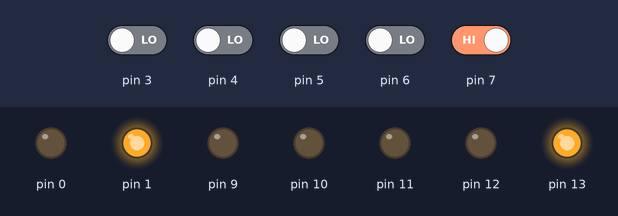
The sketch below on a simulated Arduino Uno, built with avr-gcc and run on an emulated ATmega328P. On the bench: output pins drawn as LEDs (lit = HIGH). Inputs (shaded band) come from the test bench; at power-on: pin 7 HIGH, pin 3–6 LOW. Random numbers use the default seed unless the sketch sets one.

Above: at 2.6 s.
2.7 s: pin 3 driven HIGH and pin 7 driven LOW
At 3.6 s:
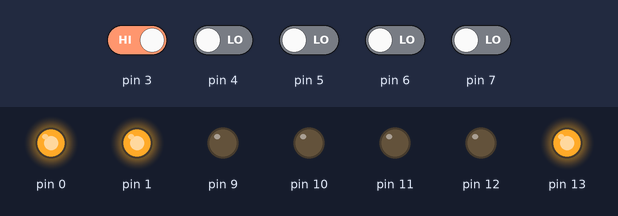
4.2 s: pin 3 driven LOW
At 6.9 s:
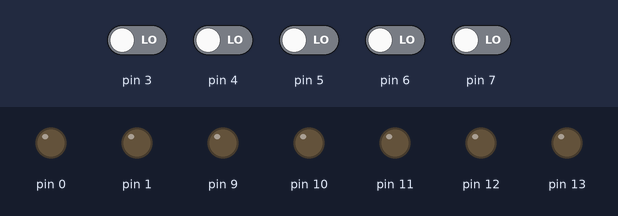
7.2 s: pin 3 driven HIGH
8.8 s: pin 3 driven LOW
At 10.74 s:
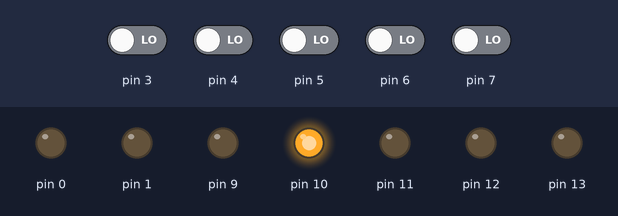
11.8 s: pin 5 driven HIGH
At 13.3 s:
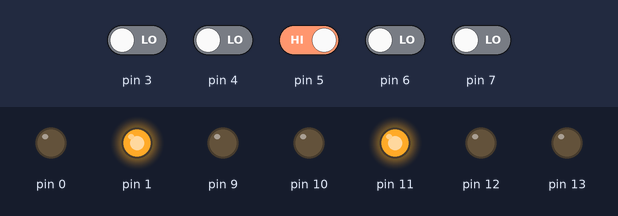
13.8 s: pin 5 driven LOW
At 21.6 s:
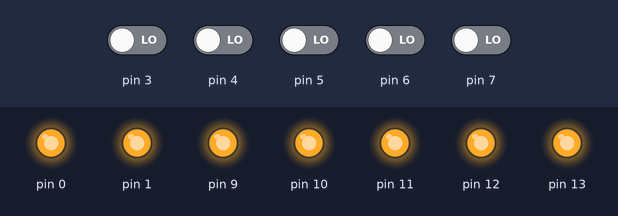
Timing chart, 0 to 22.5 s (numbered marks = the images above; inputs shaded):
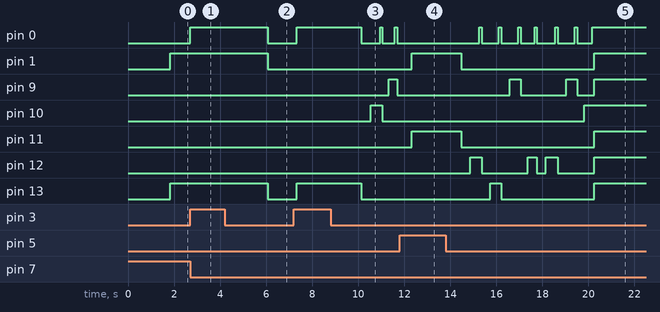

Measured:
- after the input at 2.7 s, pin 0: LOW → HIGH at once
- after the input at 4.2 s, pin 0, pin 1, pin 13: HIGH → LOW after 1.9 s
- after the input at 8.8 s, pin 0: goes LOW 0.82 s, HIGH 0.10 s, LOW 0.54 s, HIGH 0.10 s, then LOW, starting after 1.3 s; pin 9: LOW → HIGH after 2.5 s, → LOW 0.37 s later; pin 10: LOW → HIGH after 1.7 s, → LOW 0.51 s later; pin 13: HIGH → LOW after 1.3 s
- after the input at 11.8 s, pin 1: LOW → HIGH after 0.51 s
- after the input at 13.8 s, pin 0: LOW → HIGH after 1.5 s, → LOW 0.10 s later, → HIGH 0.74 s later, → LOW 0.10 s later, … (13 changes in this stretch); pin 1: HIGH → LOW after 0.68 s, → HIGH 5.8 s later

The sketch:

whackamole.ino
```cpp
// WhackAMole.ino created by Samuel Roy
// CST337

int moles = 5;

int leds[5];
int buttons[5];

//moleHang aka how long the moles hang around!
float moleHang = 5000;

//keep track of who's winning
int badHits = 0;
int score = 0;
int roundCount = 0;

//keep track of good and bad hits
bool badHit = false;
bool goodHit = false;

//keep track of how long the game has been on
extern volatile unsigned long timer0_millis; //borrowed code, see setMillis()
unsigned long time = 0;

//setup all buttons and leds
void setup()
{
  randomSeed(analogRead(0));

  //setup all pins for leds and buttons
  for(int i = 0; i < moles; i++)
  {
    pinMode(9+i, OUTPUT);
    pinMode(3+i, INPUT);
  }

  pinMode(1, OUTPUT);
  pinMode(0, OUTPUT);

  //before starting game, listen for the player to initiate game
  while(!digitalRead(7))
  {
    startScreen();
  }

  //reset program clock and all leds
  setMillis(0);
  reset();
}

void loop()
{
  // way to time how long the led is on
  int count = 0;

  //reset hit toggles
  badHit = false;
  goodHit = false;

  //record current program time
  time = millis();

  //if program has been running for 20 or more seconds, end game!
  if(time >= 20000)
  {
    gameOver();
  }

  //generate random number
  int random = genRand();

  //set led(mole) to on based on random number, and corresponding button
  int curLed = random + 9;
  int curButton = random + 3;

  int whileTime = randMoleHang();

  //while the time of moleHang(in ms) is not past
  while(count < whileTime)
  {
    if(count > whileTime/2)
    {
      //turn on the mole every iteration
    digitalWrite(curLed, true);

      for(int i = 0; i < moles; i++)
      {
        if(digitalRead(3+i))
        {

        //check if currect button is true
          if(digitalRead(curButton))
          {
            //toggle good hit to true
            goodHit = true;

            //shine the green LED
            digitalWrite(1, true);
            delay(20);

            //break out of while and start new loop()
            break;
          }
          else
          {
            //toggle badhit bit to true
            badHit = true;

            //shine the red LED!
            digitalWrite(0, true);
            delay(20);

            break;
          }
        }
      }
    }

    //time in ms per unit of moleHang
    delay(1);
    count++;
  }

  //reset game clear board
  roundCount++;

  //apply score from good/bad toggles
  keepScore();

  //speed up game after a successful mole hit
  moleHang = 500 + (moleHang * 0.50);

  reset();
}

void reset()
{
  //loop through all buttons and lights set all to false
  for(int i = 0; i < moles; i++)
  {
    digitalWrite(9+i, false);
    digitalWrite(3+i, false);
  }

  digitalWrite(1, false);
  digitalWrite(0, false);
}

//generate random number from 0 to how many moles in play
int genRand()
{
  return random(0, moles);
}

//generating random time for moles to hang around
int randMoleHang()
{
  return random(500, moleHang);
}

// function for a gameover scenario
int gameOver()
{
  //if player won
  if(score >= badHits)
  {
    //blink lights forever
    while(true)
    {
      for(int i = 0; i < moles; i++)
      {
        digitalWrite(9+i, true);
      }

      digitalWrite(0, true);
      digitalWrite(1, true);

      delay(1000);

      for(int i = 0; i < moles; i++)
      {
        digitalWrite(9+i, false);
      }

      digitalWrite(0, false);
      digitalWrite(1, false);

      delay(1000);
    }

  }
  else //else keep lights solid
  {
    for(int i = 0; i < moles; i++)
    {
      digitalWrite(9+i, true);
    }

    digitalWrite(0, true);
    digitalWrite(1, true);
  }

}

//start the game before player clicks button have all lights on
void startScreen()
{
  for(int i = 0; i < moles; i++)
  {
    digitalWrite(9+i, true);
  }

  digitalWrite(0, true);
  digitalWrite(1, true);
}

//adds score for moles or human
void keepScore()
{
  //if neither bad nor good, player didnt hit a button so it's a bad hit
  if(badHit == false && goodHit == false)
  {
    //increment bad hit
    badHits++;

    //shine the red LED!
    digitalWrite(0, true);
    delay(100);
  }
  else if(goodHit == true)
  {
    //increment player score
    score++;

    //shine the green LED!
    digitalWrite(1, true);
    delay(100);
  }
  else //player badHit==true
  {

    badHits++;

    //shine the red LED!
    digitalWrite(0, true);
    delay(100);
  }
}

//Sets the millis value
//Not my code, taken from https://tomblanch.wordpress.com/2013/07/27/resetting_millis/
void setMillis(unsigned long new_millis)
{
  uint8_t oldSREG = SREG;

  cli();
  timer0_millis = new_millis;
  SREG = oldSREG;
}
```
